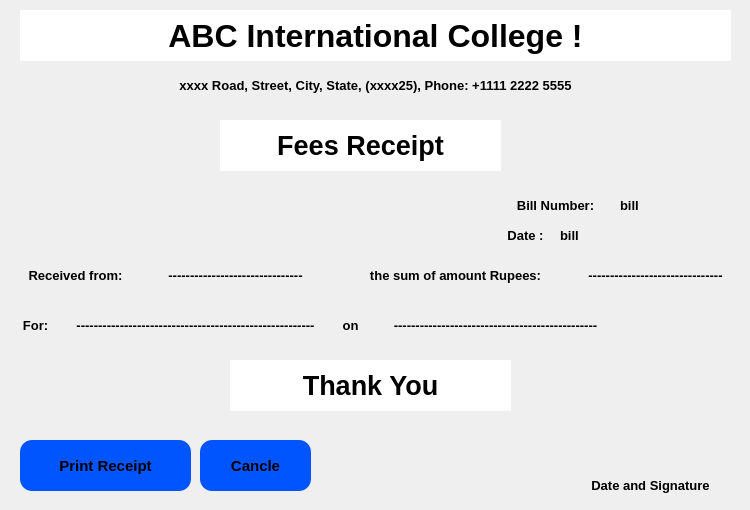
            <widget class="QWidget" name="tab_6">
             <attribute name="icon">
              <iconset resource="resource.qrc">
               <normaloff>:/blueIcon/iconsblue/printer.svg</normaloff>:/blueIcon/iconsblue/printer.svg</iconset>
             </attribute>
             <attribute name="title">
              <string>Print Receipt</string>
             </attribute>
             <widget class="QLabel" name="label_50">
              <property name="geometry">
               <rect>
                <x>20</x>
                <y>10</y>
                <width>711</width>
                <height>51</height>
               </rect>
              </property>
              <property name="font">
               <font>
                <pointsize>24</pointsize>
                <weight>75</weight>
                <bold>true</bold>
               </font>
              </property>
              <property name="layoutDirection">
               <enum>Qt::LeftToRight</enum>
              </property>
              <property name="styleSheet">
               <string notr="true">background-color: rgb(255, 255, 255);</string>
              </property>
              <property name="text">
               <string>ABC International College !</string>
              </property>
              <property name="alignment">
               <set>Qt::AlignCenter</set>
              </property>
             </widget>
             <widget class="QLabel" name="label_51">
              <property name="geometry">
               <rect>
                <x>220</x>
                <y>120</y>
                <width>281</width>
                <height>51</height>
               </rect>
              </property>
              <property name="font">
               <font>
                <pointsize>20</pointsize>
                <weight>75</weight>
                <bold>true</bold>
               </font>
              </property>
              <property name="layoutDirection">
               <enum>Qt::LeftToRight</enum>
              </property>
              <property name="styleSheet">
               <string notr="true">background-color: rgb(255, 255, 255);</string>
              </property>
              <property name="text">
               <string>Fees Receipt</string>
              </property>
              <property name="alignment">
               <set>Qt::AlignCenter</set>
              </property>
             </widget>
             <widget class="QLabel" name="label_52">
              <property name="geometry">
               <rect>
                <x>50</x>
                <y>70</y>
                <width>651</width>
                <height>31</height>
               </rect>
              </property>
              <property name="font">
               <font>
                <pointsize>10</pointsize>
                <weight>75</weight>
                <bold>true</bold>
               </font>
              </property>
              <property name="layoutDirection">
               <enum>Qt::LeftToRight</enum>
              </property>
              <property name="styleSheet">
               <string notr="true"/>
              </property>
              <property name="text">
               <string>xxxx Road, Street, City, State, (xxxx25), Phone: +1111 2222 5555</string>
              </property>
              <property name="alignment">
               <set>Qt::AlignCenter</set>
              </property>
             </widget>
             <widget class="QLabel" name="label_53">
              <property name="geometry">
               <rect>
                <x>0</x>
                <y>260</y>
                <width>151</width>
                <height>31</height>
               </rect>
              </property>
              <property name="font">
               <font>
                <pointsize>10</pointsize>
                <weight>75</weight>
                <bold>true</bold>
               </font>
              </property>
              <property name="layoutDirection">
               <enum>Qt::LeftToRight</enum>
              </property>
              <property name="styleSheet">
               <string notr="true"/>
              </property>
              <property name="text">
               <string>Received from:</string>
              </property>
              <property name="alignment">
               <set>Qt::AlignCenter</set>
              </property>
             </widget>
             <widget class="QLabel" name="label_56">
              <property name="geometry">
               <rect>
                <x>330</x>
                <y>260</y>
                <width>251</width>
                <height>31</height>
               </rect>
              </property>
              <property name="font">
               <font>
                <pointsize>10</pointsize>
                <weight>75</weight>
                <bold>true</bold>
               </font>
              </property>
              <property name="layoutDirection">
               <enum>Qt::LeftToRight</enum>
              </property>
              <property name="styleSheet">
               <string notr="true"/>
              </property>
              <property name="text">
               <string>the sum of amount Rupees:</string>
              </property>
              <property name="alignment">
               <set>Qt::AlignCenter</set>
              </property>
             </widget>
             <widget class="QLabel" name="l83">
              <property name="geometry">
               <rect>
                <x>140</x>
                <y>260</y>
                <width>191</width>
                <height>31</height>
               </rect>
              </property>
              <property name="font">
               <font>
                <pointsize>10</pointsize>
                <weight>75</weight>
                <bold>true</bold>
               </font>
              </property>
              <property name="layoutDirection">
               <enum>Qt::LeftToRight</enum>
              </property>
              <property name="styleSheet">
               <string notr="true"/>
              </property>
              <property name="text">
               <string>-------------------------------</string>
              </property>
              <property name="alignment">
               <set>Qt::AlignCenter</set>
              </property>
             </widget>
             <widget class="QLabel" name="label_58">
              <property name="geometry">
               <rect>
                <x>480</x>
                <y>190</y>
                <width>151</width>
                <height>31</height>
               </rect>
              </property>
              <property name="font">
               <font>
                <pointsize>10</pointsize>
                <weight>75</weight>
                <bold>true</bold>
               </font>
              </property>
              <property name="layoutDirection">
               <enum>Qt::LeftToRight</enum>
              </property>
              <property name="styleSheet">
               <string notr="true"/>
              </property>
              <property name="text">
               <string>Bill Number:</string>
              </property>
              <property name="alignment">
               <set>Qt::AlignCenter</set>
              </property>
             </widget>
             <widget class="QLabel" name="label_59">
              <property name="geometry">
               <rect>
                <x>480</x>
                <y>220</y>
                <width>91</width>
                <height>31</height>
               </rect>
              </property>
              <property name="font">
               <font>
                <pointsize>10</pointsize>
                <weight>75</weight>
                <bold>true</bold>
               </font>
              </property>
              <property name="layoutDirection">
               <enum>Qt::LeftToRight</enum>
              </property>
              <property name="styleSheet">
               <string notr="true"/>
              </property>
              <property name="text">
               <string>Date :</string>
              </property>
              <property name="alignment">
               <set>Qt::AlignCenter</set>
              </property>
             </widget>
             <widget class="QLabel" name="l84">
              <property name="geometry">
               <rect>
                <x>580</x>
                <y>260</y>
                <width>151</width>
                <height>31</height>
               </rect>
              </property>
              <property name="font">
               <font>
                <pointsize>10</pointsize>
                <weight>75</weight>
                <bold>true</bold>
               </font>
              </property>
              <property name="layoutDirection">
               <enum>Qt::LeftToRight</enum>
              </property>
              <property name="styleSheet">
               <string notr="true"/>
              </property>
              <property name="text">
               <string>-------------------------------</string>
              </property>
              <property name="alignment">
               <set>Qt::AlignCenter</set>
              </property>
             </widget>
             <widget class="QLabel" name="label_61">
              <property name="geometry">
               <rect>
                <x>10</x>
                <y>310</y>
                <width>51</width>
                <height>31</height>
               </rect>
              </property>
              <property name="font">
               <font>
                <pointsize>10</pointsize>
                <weight>75</weight>
                <bold>true</bold>
               </font>
              </property>
              <property name="layoutDirection">
               <enum>Qt::LeftToRight</enum>
              </property>
              <property name="styleSheet">
               <string notr="true"/>
              </property>
              <property name="text">
               <string>For:</string>
              </property>
              <property name="alignment">
               <set>Qt::AlignCenter</set>
              </property>
             </widget>
             <widget class="QLabel" name="l85">
              <property name="geometry">
               <rect>
                <x>60</x>
                <y>310</y>
                <width>271</width>
                <height>31</height>
               </rect>
              </property>
              <property name="font">
               <font>
                <pointsize>10</pointsize>
                <weight>75</weight>
                <bold>true</bold>
               </font>
              </property>
              <property name="layoutDirection">
               <enum>Qt::LeftToRight</enum>
              </property>
              <property name="styleSheet">
               <string notr="true"/>
              </property>
              <property name="text">
               <string>-------------------------------------------------------</string>
              </property>
              <property name="alignment">
               <set>Qt::AlignCenter</set>
              </property>
             </widget>
             <widget class="QLabel" name="label_63">
              <property name="geometry">
               <rect>
                <x>330</x>
                <y>310</y>
                <width>41</width>
                <height>31</height>
               </rect>
              </property>
              <property name="font">
               <font>
                <pointsize>10</pointsize>
                <weight>75</weight>
                <bold>true</bold>
               </font>
              </property>
              <property name="layoutDirection">
               <enum>Qt::LeftToRight</enum>
              </property>
              <property name="styleSheet">
               <string notr="true"/>
              </property>
              <property name="text">
               <string>on</string>
              </property>
              <property name="alignment">
               <set>Qt::AlignCenter</set>
              </property>
             </widget>
             <widget class="QLabel" name="l86">
              <property name="geometry">
               <rect>
                <x>370</x>
                <y>310</y>
                <width>251</width>
                <height>31</height>
               </rect>
              </property>
              <property name="font">
               <font>
                <pointsize>10</pointsize>
                <weight>75</weight>
                <bold>true</bold>
               </font>
              </property>
              <property name="layoutDirection">
               <enum>Qt::LeftToRight</enum>
              </property>
              <property name="styleSheet">
               <string notr="true"/>
              </property>
              <property name="text">
               <string>-----------------------------------------------</string>
              </property>
              <property name="alignment">
               <set>Qt::AlignCenter</set>
              </property>
             </widget>
             <widget class="QLabel" name="label_65">
              <property name="geometry">
               <rect>
                <x>230</x>
                <y>360</y>
                <width>281</width>
                <height>51</height>
               </rect>
              </property>
              <property name="font">
               <font>
                <pointsize>20</pointsize>
                <weight>75</weight>
                <bold>true</bold>
               </font>
              </property>
              <property name="layoutDirection">
               <enum>Qt::LeftToRight</enum>
              </property>
              <property name="styleSheet">
               <string notr="true">background-color: rgb(255, 255, 255);</string>
              </property>
              <property name="text">
               <string>Thank You</string>
              </property>
              <property name="alignment">
               <set>Qt::AlignCenter</set>
              </property>
             </widget>
             <widget class="QLabel" name="label_66">
              <property name="geometry">
               <rect>
                <x>560</x>
                <y>470</y>
                <width>181</width>
                <height>31</height>
               </rect>
              </property>
              <property name="font">
               <font>
                <pointsize>10</pointsize>
                <weight>75</weight>
                <bold>true</bold>
               </font>
              </property>
              <property name="layoutDirection">
               <enum>Qt::LeftToRight</enum>
              </property>
              <property name="styleSheet">
               <string notr="true"/>
              </property>
              <property name="text">
               <string>Date and Signature</string>
              </property>
              <property name="alignment">
               <set>Qt::AlignCenter</set>
              </property>
             </widget>
             <widget class="QPushButton" name="b81">
              <property name="geometry">
               <rect>
                <x>20</x>
                <y>440</y>
                <width>171</width>
                <height>51</height>
               </rect>
              </property>
              <property name="font">
               <font>
                <pointsize>11</pointsize>
                <weight>75</weight>
                <bold>true</bold>
               </font>
              </property>
              <property name="styleSheet">
               <string notr="true">QPushButton{
background-color: rgb(0, 85, 255);
border-radius:12px;
}
QPushButton:hover{
	background-color: rgb(0, 50, 255);
	border:2px solid rgb(32, 47, 255);
}
</string>
              </property>
              <property name="text">
               <string>Print Receipt</string>
              </property>
              <property name="icon">
               <iconset resource="resource.qrc">
                <normaloff>:/blueIcon/iconsblue/printer.svg</normaloff>:/blueIcon/iconsblue/printer.svg</iconset>
              </property>
              <property name="iconSize">
               <size>
                <width>30</width>
                <height>30</height>
               </size>
              </property>
             </widget>
             <widget class="QPushButton" name="b82">
              <property name="geometry">
               <rect>
                <x>200</x>
                <y>440</y>
                <width>111</width>
                <height>51</height>
               </rect>
              </property>
              <property name="font">
               <font>
                <pointsize>11</pointsize>
                <weight>75</weight>
                <bold>true</bold>
               </font>
              </property>
              <property name="styleSheet">
               <string notr="true">QPushButton{
background-color: rgb(0, 85, 255);
border-radius:12px;
}
QPushButton:hover{
	background-color: rgb(0, 50, 255);
	border:2px solid rgb(32, 47, 255);
}
</string>
              </property>
              <property name="text">
               <string>Cancle</string>
              </property>
              <property name="icon">
               <iconset resource="resource.qrc">
                <normaloff>:/blueIcon/iconsblue/crop.svg</normaloff>:/blueIcon/iconsblue/crop.svg</iconset>
              </property>
              <property name="iconSize">
               <size>
                <width>30</width>
                <height>30</height>
               </size>
              </property>
             </widget>
             <widget class="QLabel" name="l81">
              <property name="geometry">
               <rect>
                <x>620</x>
                <y>190</y>
                <width>121</width>
                <height>31</height>
               </rect>
              </property>
              <property name="font">
               <font>
                <pointsize>10</pointsize>
                <weight>75</weight>
                <bold>true</bold>
               </font>
              </property>
              <property name="layoutDirection">
               <enum>Qt::LeftToRight</enum>
              </property>
              <property name="styleSheet">
               <string notr="true"/>
              </property>
              <property name="text">
               <string>bill</string>
              </property>
              <property name="alignment">
               <set>Qt::AlignLeading|Qt::AlignLeft|Qt::AlignVCenter</set>
              </property>
             </widget>
             <widget class="QLabel" name="l82">
              <property name="geometry">
               <rect>
                <x>560</x>
                <y>220</y>
                <width>181</width>
                <height>31</height>
               </rect>
              </property>
              <property name="font">
               <font>
                <pointsize>10</pointsize>
                <weight>75</weight>
                <bold>true</bold>
               </font>
              </property>
              <property name="layoutDirection">
               <enum>Qt::LeftToRight</enum>
              </property>
              <property name="styleSheet">
               <string notr="true"/>
              </property>
              <property name="text">
               <string>bill</string>
              </property>
              <property name="alignment">
               <set>Qt::AlignLeading|Qt::AlignLeft|Qt::AlignVCenter</set>
              </property>
             </widget>
            </widget>
